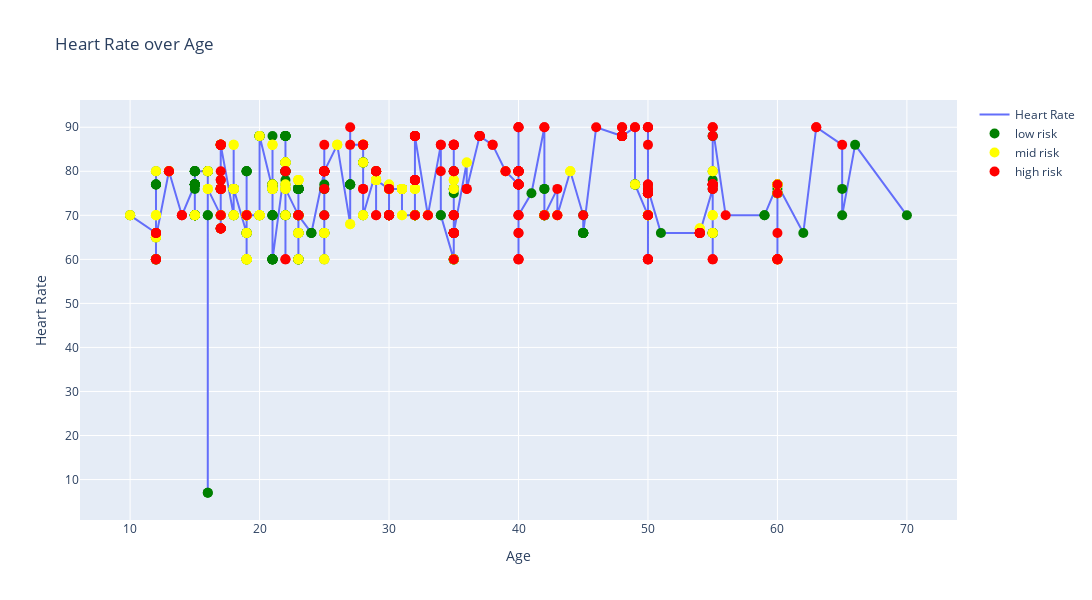

The notebook cell saved with this chart:
### Code cell
# Mengimpor pustaka Pandas dan memberi alias pd
import pandas as pd

# Mengimpor pustaka Plotly's graph_objs dan memberi alias go
import plotly.graph_objs as go

# Membaca data dari file Excel 'data_kesehatan.xlsx' dan menyimpannya dalam objek DataFrame yang disebut 'data'
data = pd.read_excel('data/data_kesehatan.xlsx')

# Mengurutkan DataFrame 'data' berdasarkan kolom 'Age' (umur)
data = data.sort_values(by='Age')

# Mengambil kolom 'Age' (umur) dari DataFrame dan menyimpannya dalam variabel 'x'
x = data['Age']

# Mengambil kolom 'HeartRate' (detak jantung) dari DataFrame dan menyimpannya dalam variabel 'y'
y = data['HeartRate']

# Mengambil kolom 'RiskLevel' (tingkat risiko) dari DataFrame dan menyimpannya dalam variabel 'risk_levels'
risk_levels = data['RiskLevel']

# Mendefinisikan peta warna untuk tingkat risiko
color_mapping = {'low risk': 'green', 'mid risk': 'yellow', 'high risk': 'red'}

# Membuat objek grafik kosong menggunakan Plotly's Figure
fig = go.Figure()

# Menambahkan trace berupa garis pada grafik untuk 'HeartRate' dengan data 'x' (umur) dan 'y' sebagai sumbu Y
fig.add_trace(go.Scatter(x=x, y=y, mode='lines', name='Heart Rate'))

# Membuat titik data terpisah untuk setiap tingkat risiko
for risk_level, color in color_mapping.items():
    # Mengelompokkan data berdasarkan tingkat risiko
    x_risk = [x[i] for i in range(len(x)) if risk_levels[i] == risk_level]
    heart_rate_risk = [y[i] for i in range(len(x)) if risk_levels[i] == risk_level]
    
    # Membuat teks hover yang berisi informasi umur, detak jantung, dan tingkat risiko untuk setiap data dalam kelompok tersebut
    hover_text = [f"Age: {x[i]}, Heart Rate: {y[i]}, Risk Level: {risk_levels[i]}" for i in range(len(x)) if risk_levels[i] == risk_level]

    # Menambahkan trace berupa marker dengan warna, ukuran, nama, dan teks hover yang sesuai
    fig.add_trace(go.Scatter(
        x=x_risk,
        y=heart_rate_risk,
        mode='markers',
        marker=dict(color=color, size=10),
        name=risk_level,
        hovertext=hover_text
    ))

# Mengatur layout grafik, termasuk judul, label sumbu, lebar, dan tinggi
fig.update_layout(
    title='Heart Rate over Age',
    xaxis_title='Age',
    yaxis_title='Heart Rate',
    width=1200,
    height=600
)

# Menampilkan grafik yang telah dibuat
fig.show()

### Figure 1 — Plotly figure (JSON) as saved in the notebook; plotly's stock layout.template omitted (floating-point values rounded to 4 significant figures; data arrays with more than 128 entries replaced by an {"elided": "..."} marker saying what was removed)
{"data": [{"mode": "lines", "name": "Heart Rate", "type": "scatter", "x": {"elided": "1014 int values"}, "y": {"elided": "1014 int values"}}, {"hovertext": {"elided": "406 str values"}, "marker": {"color": "green", "size": 10}, "mode": "markers", "name": "low risk", "type": "scatter", "x": {"elided": "406 int values"}, "y": {"elided": "406 int values"}}, {"hovertext": {"elided": "336 str values"}, "marker": {"color": "yellow", "size": 10}, "mode": "markers", "name": "mid risk", "type": "scatter", "x": {"elided": "336 int values"}, "y": {"elided": "336 int values"}}, {"hovertext": {"elided": "272 str values"}, "marker": {"color": "red", "size": 10}, "mode": "markers", "name": "high risk", "type": "scatter", "x": {"elided": "272 int values"}, "y": {"elided": "272 int values"}}], "layout": {"height": 600, "title": {"text": "Heart Rate over Age"}, "width": 1200, "xaxis": {"autorange": true, "range": [6.189, 73.81], "title": {"text": "Age"}, "type": "linear"}, "yaxis": {"autorange": true, "range": [0.8119, 96.19], "title": {"text": "Heart Rate"}, "type": "linear"}}}
